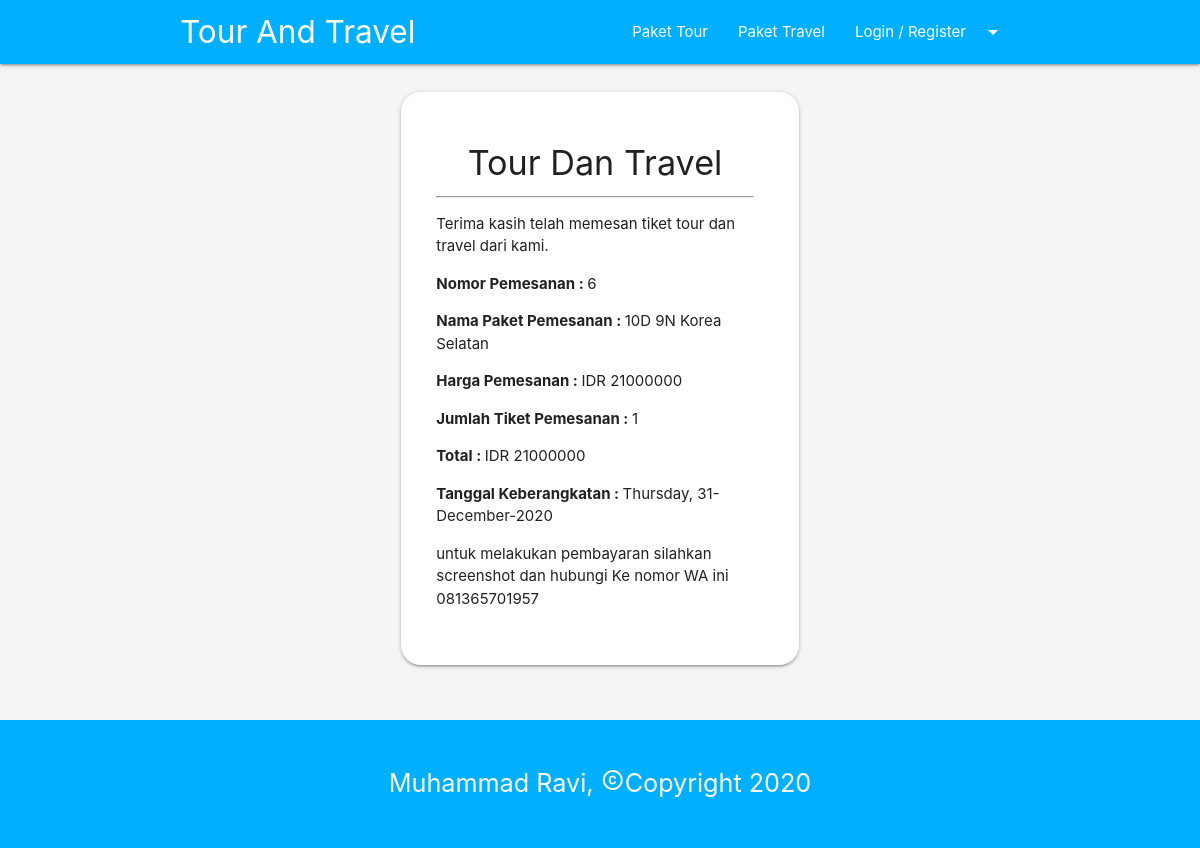
Screenshot of /view_travel.php?id=6 with the database file from the repository.
### tables this page shows
CREATE TABLE `pesanan_travel` (
  `nomor_pemesanan` int(11) NOT NULL,
  `username` varchar(255) NOT NULL,
  `nama_lengkap` varchar(255) NOT NULL,
  `nama_travel` varchar(255) NOT NULL,
  `harga` int(100) NOT NULL,
  `jumlah_tiket` int(100) NOT NULL,
  `total` int(100) NOT NULL,
  `tanggal_berangkat` date NOT NULL,
  `status` enum('Pending','Success','Cancel') NOT NULL
);

### function.php (called while the page is built, shortened)
<?php
$koneksi = mysqli_connect("localhost","root","","db_tour_travel");
function query($query) {
	global $koneksi;
	$result = mysqli_query($koneksi, $query);
	$rows = [];
	while( $row = mysqli_fetch_assoc($result)) {
		$rows[] = $row;
	}
	return $rows;
}
 ?>

### view_travel.php (the view, shortened to what this page needs)
<?php
require 'function.php';
$id = $_GET["id"];
$pesan = query("SELECT * FROM pesanan_travel WHERE nomor_pemesanan = $id");
 ?>
<!DOCTYPE html>
<html lang="en">
<head>
      <link rel="stylesheet" href="css/icon.css">
      <link type="text/css" rel="stylesheet" href="css/materialize.min.css"  media="screen,projection"/>
      <link rel="stylesheet" type="text/css" href="css/style.css?=1.1">
</head>
<body>
	<?php include('header.php'); ?>
	<section class="grey lighten-4">
		<div class="container">
			<div class="row">
				<?php foreach($pesan as $info) :?>
			    <div class="col s12 m6 offset-m3">
			      <div class="card-panel">
			      	<h4 class="center">Tour Dan Travel</h4>
			      	<hr>
			        <p>Terima kasih telah memesan tiket tour dan travel dari kami.</p>
			        <p><b>Nomor Pemesanan : </b><?php echo $info["nomor_pemesanan"]; ?></p>
			        <p><b>Nama Paket Pemesanan : </b><?php echo $info["nama_travel"]; ?></p>
			        <p><b>Harga Pemesanan : </b>IDR <?php echo $info["harga"]; ?></p>
			        <p><b>Jumlah Tiket Pemesanan : </b><?php echo $info["jumlah_tiket"]; ?></p>
			        <p><b>Total : </b>IDR <?php echo $info["total"]; ?></p>
			        <p><b>Tanggal Keberangkatan : </b><?php $tanggal = $info["tanggal_berangkat"];
			        							echo date("l, d-F-Y", strtotime($tanggal)); ?></p>
			        <p>untuk melakukan pembayaran silahkan screenshot dan hubungi Ke nomor WA ini 081365701957</p>
			      </div>
			    </div>
			<?php endforeach; ?>
			  </div>
		</div>
	</section>
	<?php include('footer.php'); ?>
</body>
</html>

### css/style.css (style rules this page uses)
section, footer { padding: 20px 0; }
.card-panel { padding-right: 45px !important; padding-left: 35px !important; border-radius:20px; padding-top: 30px !important; padding-bottom: 40px !important; cursor: pointer; transition: 1s; }

### rows the page displays
pesanan_travel: nomor_pemesanan "6", nama_travel "10D 9N Korea Selatan", harga "21000000", jumlah_tiket "1", total "21000000", tanggal_berangkat "Thursday, 31-December-2020"
